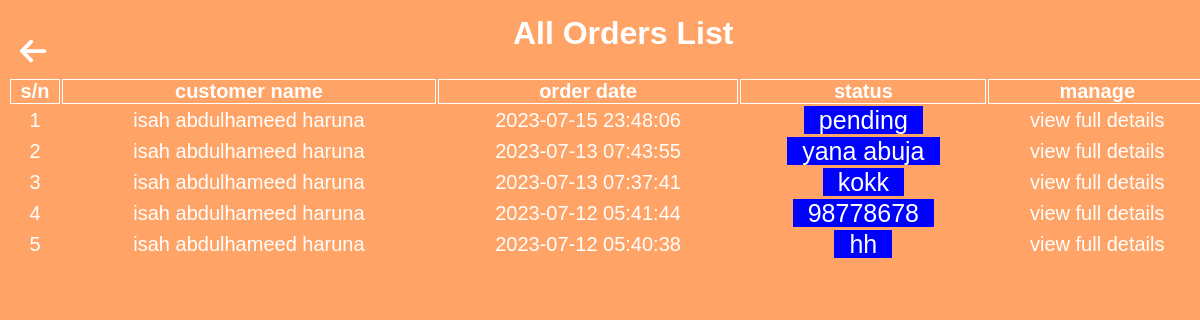
Page /admin/orders.php (signed in) on the committed database.
### tables this page shows
CREATE TABLE `orders` (
  `id` int(11) NOT NULL,
  `name` varchar(255) NOT NULL,
  `customer_id` varchar(255) NOT NULL,
  `orderid` varchar(255) NOT NULL,
  `buyitem` varchar(255) NOT NULL,
  `address` varchar(255) NOT NULL,
  `mobile` varchar(255) NOT NULL,
  `order_quality` varchar(255) NOT NULL,
  `status` varchar(255) NOT NULL,
  `status1` varchar(255) NOT NULL,
  `regdate` timestamp NOT NULL DEFAULT current_timestamp()
);

### admin/orders.php (the view, shortened to what this page needs)
<?php
  include_once '../php/config.php';
?>
<!DOCTYPE html>
<html lang="en">
<head>
    <link rel="stylesheet" href="../css/status.css">
</head>
<body>
<div class="home-button">
        <a href="home.php" style="float: left; color: var(--light); margin: 20px 0 0 20px; font-size: 30px;" class="home-btn"><i class="fas fa-arrow-left"></i></a>
      </div>
    <div class="admin-user-list">
        <h1>All Orders List</h1>
        <div class="board">
            <table>
                <tr>
                    <th>s/n</th>
                    <th>customer name</th>
                    <th>order date</th>
                    <th>status</th>
                    <th>manage</th>
                </tr>
                 <?php
                $sn = 1;
                $s = mysqli_query($conn, "SELECT * FROM `orders` ORDER BY regdate DESC");
                while ($row = mysqli_fetch_array($s)) {
                ?>
                <tr class="space">
                    <td><?php echo $sn++;?></td>
                    <td><?php echo $row['name'];?></td>
                    <td><?php echo $row['regdate'];?></td>
                    <td><a href="" class="status-user"><?php echo $row['status1'];?></a></td>
                    <td>
                        <a style="color: var(--light);" href="user-order.php?orderid=<?php echo $row['orderid'];?>" >view full details</a>
                    </td>
                </tr>
            <?php } ?>
            </table>
        </div>
    </div>
</body>
</html>

### css/status.css (style rules this page uses)
* { margin: 0; padding: 0; font-family: sans-serif; text-decoration: none; }
:root { --bg: #ffcc; --light2: #ffa366; --button: #ff6600; --text: #000; --light: #fff; --danger: #ff0000; --success: #00ff00; --wait: #0000ff; }
body { background: var(--light2); width: 100%; }
.admin-user-list h1 { color: var(--light); text-align: center; margin: 15px 0; }
.board { padding: 10px 8px; width: 100%; }
.board th { border: 1px solid var(--light); }
.board table { text-align: center; width: 100%; color: var(--light); font-size: 20px; }
.space { margin: 10px 0; }
.status-user { color: var(--light); background: var(--wait); font-size:25px; padding: 0 15px; }

### rows in the picture
orders: name "isah abdulhameed haruna", regdate "2023-07-15 23:48:06", status1 "pending"
orders: name "isah abdulhameed haruna", regdate "2023-07-13 07:43:55", status1 "yana abuja"
orders: name "isah abdulhameed haruna", regdate "2023-07-13 07:37:41", status1 "kokk"
orders: name "isah abdulhameed haruna", regdate "2023-07-12 05:41:44", status1 "98778678"
orders: name "isah abdulhameed haruna", regdate "2023-07-12 05:40:38", status1 "hh"
